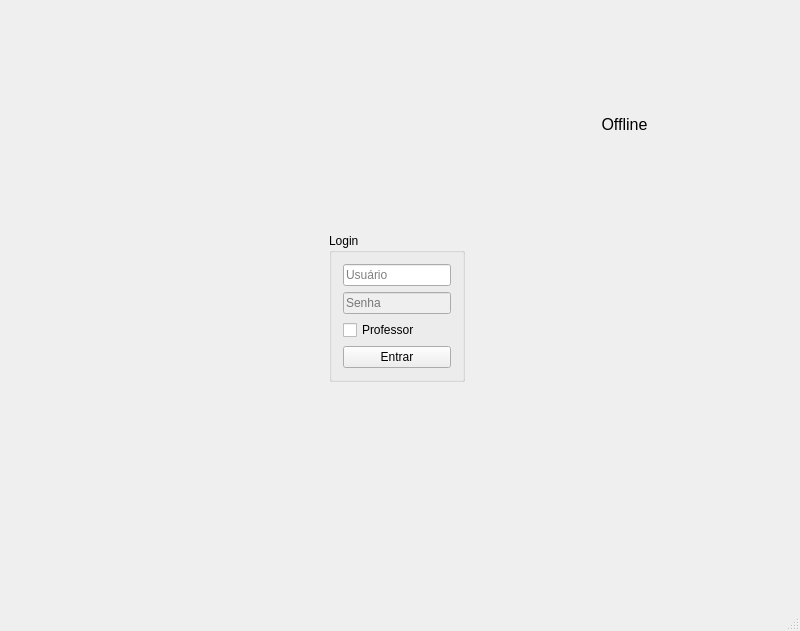
<?xml version="1.0" encoding="UTF-8"?>
<ui version="4.0">
 <class>MainWindow</class>
 <widget class="QMainWindow" name="MainWindow">
  <property name="windowModality">
   <enum>Qt::NonModal</enum>
  </property>
  <property name="enabled">
   <bool>true</bool>
  </property>
  <property name="geometry">
   <rect>
    <x>0</x>
    <y>0</y>
    <width>800</width>
    <height>600</height>
   </rect>
  </property>
  <property name="sizePolicy">
   <sizepolicy hsizetype="Preferred" vsizetype="Preferred">
    <horstretch>0</horstretch>
    <verstretch>0</verstretch>
   </sizepolicy>
  </property>
  <property name="maximumSize">
   <size>
    <width>1920</width>
    <height>1080</height>
   </size>
  </property>
  <property name="windowTitle">
   <string>Claudio</string>
  </property>
  <widget class="QWidget" name="wgt_centralWidget">
   <layout class="QGridLayout" name="gridLayout_11">
    <item row="0" column="0">
     <widget class="QStackedWidget" name="stw_mainInterface">
      <property name="frameShape">
       <enum>QFrame::NoFrame</enum>
      </property>
      <property name="currentIndex">
       <number>0</number>
      </property>
      <widget class="QWidget" name="wgt_login">
       <layout class="QGridLayout" name="gridLayout">
        <item row="3" column="0">
         <spacer name="horizontalSpacer">
          <property name="orientation">
           <enum>Qt::Horizontal</enum>
          </property>
          <property name="sizeHint" stdset="0">
           <size>
            <width>40</width>
            <height>20</height>
           </size>
          </property>
         </spacer>
        </item>
        <item row="0" column="1">
         <spacer name="verticalSpacer">
          <property name="orientation">
           <enum>Qt::Vertical</enum>
          </property>
          <property name="sizeHint" stdset="0">
           <size>
            <width>20</width>
            <height>40</height>
           </size>
          </property>
         </spacer>
        </item>
        <item row="3" column="1">
         <widget class="QGroupBox" name="gbx_login">
          <property name="sizePolicy">
           <sizepolicy hsizetype="Fixed" vsizetype="Fixed">
            <horstretch>0</horstretch>
            <verstretch>0</verstretch>
           </sizepolicy>
          </property>
          <property name="title">
           <string>Login</string>
          </property>
          <layout class="QVBoxLayout" name="verticalLayout">
           <item>
            <widget class="QLineEdit" name="lne_loginUser">
             <property name="placeholderText">
              <string>Usuário</string>
             </property>
            </widget>
           </item>
           <item>
            <widget class="QLineEdit" name="lne_loginPassword">
             <property name="enabled">
              <bool>false</bool>
             </property>
             <property name="echoMode">
              <enum>QLineEdit::Password</enum>
             </property>
             <property name="placeholderText">
              <string>Senha</string>
             </property>
            </widget>
           </item>
           <item>
            <widget class="QCheckBox" name="ckb_checkUser">
             <property name="text">
              <string>Professor</string>
             </property>
            </widget>
           </item>
           <item>
            <widget class="QPushButton" name="btn_login">
             <property name="styleSheet">
              <string notr="true"/>
             </property>
             <property name="text">
              <string>Entrar</string>
             </property>
            </widget>
           </item>
          </layout>
         </widget>
        </item>
        <item row="3" column="2">
         <spacer name="horizontalSpacer_2">
          <property name="orientation">
           <enum>Qt::Horizontal</enum>
          </property>
          <property name="sizeHint" stdset="0">
           <size>
            <width>40</width>
            <height>20</height>
           </size>
          </property>
         </spacer>
        </item>
        <item row="4" column="1">
         <spacer name="verticalSpacer_2">
          <property name="orientation">
           <enum>Qt::Vertical</enum>
          </property>
          <property name="sizeHint" stdset="0">
           <size>
            <width>20</width>
            <height>40</height>
           </size>
          </property>
         </spacer>
        </item>
        <item row="0" column="2">
         <widget class="QLabel" name="lbl_status">
          <property name="enabled">
           <bool>true</bool>
          </property>
          <property name="font">
           <font>
            <pointsize>12</pointsize>
           </font>
          </property>
          <property name="text">
           <string>Offline</string>
          </property>
          <property name="alignment">
           <set>Qt::AlignCenter</set>
          </property>
         </widget>
        </item>
       </layout>
      </widget>
      <widget class="QWidget" name="wgt_student">
       <layout class="QGridLayout" name="gridLayout_2">
        <item row="0" column="0">
         <widget class="QTabWidget" name="tbw_student">
          <property name="currentIndex">
           <number>1</number>
          </property>
          <widget class="QWidget" name="wgt_studentProfile">
           <attribute name="title">
            <string>Perfil</string>
           </attribute>
           <widget class="QPushButton" name="btn_studentLogout">
            <property name="geometry">
             <rect>
              <x>150</x>
              <y>200</y>
              <width>80</width>
              <height>21</height>
             </rect>
            </property>
            <property name="text">
             <string>Sair</string>
            </property>
           </widget>
          </widget>
          <widget class="QWidget" name="wgt_exam">
           <attribute name="title">
            <string>Fazer Prova</string>
           </attribute>
           <widget class="QStackedWidget" name="stw_doExam">
            <property name="geometry">
             <rect>
              <x>9</x>
              <y>9</y>
              <width>741</width>
              <height>491</height>
             </rect>
            </property>
            <property name="currentIndex">
             <number>0</number>
            </property>
            <widget class="QWidget" name="wgt_enterRoom">
             <widget class="QPushButton" name="btn_enterRoom">
              <property name="geometry">
               <rect>
                <x>240</x>
                <y>100</y>
                <width>131</width>
                <height>31</height>
               </rect>
              </property>
              <property name="text">
               <string>Entrar na Sala</string>
              </property>
             </widget>
             <widget class="QLabel" name="lbl_roomPort">
              <property name="geometry">
               <rect>
                <x>10</x>
                <y>60</y>
                <width>221</width>
                <height>21</height>
               </rect>
              </property>
              <property name="text">
               <string>Insira a porta:</string>
              </property>
             </widget>
             <widget class="QLabel" name="lbl_roomHostName">
              <property name="geometry">
               <rect>
                <x>10</x>
                <y>35</y>
                <width>211</width>
                <height>21</height>
               </rect>
              </property>
              <property name="text">
               <string>Insira o endereço Host:</string>
              </property>
             </widget>
             <widget class="QLineEdit" name="txt_roomHostName">
              <property name="geometry">
               <rect>
                <x>240</x>
                <y>30</y>
                <width>201</width>
                <height>21</height>
               </rect>
              </property>
             </widget>
             <widget class="QSpinBox" name="spb_roomPort">
              <property name="geometry">
               <rect>
                <x>240</x>
                <y>60</y>
                <width>91</width>
                <height>22</height>
               </rect>
              </property>
              <property name="maximum">
               <number>999999</number>
              </property>
             </widget>
            </widget>
            <widget class="QWidget" name="wgt_waitingExam">
             <widget class="QPushButton" name="btn_startExam">
              <property name="enabled">
               <bool>false</bool>
              </property>
              <property name="geometry">
               <rect>
                <x>20</x>
                <y>60</y>
                <width>161</width>
                <height>31</height>
               </rect>
              </property>
              <property name="text">
               <string>Iniciar Prova</string>
              </property>
             </widget>
             <widget class="QLabel" name="lbl_doExamMessage">
              <property name="geometry">
               <rect>
                <x>10</x>
                <y>10</y>
                <width>221</width>
                <height>21</height>
               </rect>
              </property>
              <property name="text">
               <string>Aguardando recebimento da prova...</string>
              </property>
             </widget>
            </widget>
           </widget>
          </widget>
         </widget>
        </item>
       </layout>
      </widget>
      <widget class="QWidget" name="wgt_professor">
       <layout class="QHBoxLayout" name="horizontalLayout">
        <item>
         <widget class="QTabWidget" name="tbw_professor">
          <property name="tabShape">
           <enum>QTabWidget::Rounded</enum>
          </property>
          <property name="currentIndex">
           <number>1</number>
          </property>
          <widget class="QWidget" name="wgt_professorProfile">
           <attribute name="title">
            <string>Perfil</string>
           </attribute>
           <widget class="QGroupBox" name="gbx_professorProfile">
            <property name="geometry">
             <rect>
              <x>10</x>
              <y>10</y>
              <width>151</width>
              <height>221</height>
             </rect>
            </property>
            <property name="title">
             <string>GroupBox</string>
            </property>
            <layout class="QVBoxLayout" name="verticalLayout_6">
             <item>
              <widget class="QLabel" name="lbl_professorImage">
               <property name="sizePolicy">
                <sizepolicy hsizetype="Fixed" vsizetype="Fixed">
                 <horstretch>0</horstretch>
                 <verstretch>0</verstretch>
                </sizepolicy>
               </property>
               <property name="minimumSize">
                <size>
                 <width>128</width>
                 <height>128</height>
                </size>
               </property>
               <property name="layoutDirection">
                <enum>Qt::LeftToRight</enum>
               </property>
               <property name="styleSheet">
                <string notr="true">QLabel{
border-image: url(:/images/foto_login.png);
}</string>
               </property>
               <property name="text">
                <string/>
               </property>
               <property name="alignment">
                <set>Qt::AlignCenter</set>
               </property>
              </widget>
             </item>
             <item>
              <widget class="QLabel" name="lbl_professorName">
               <property name="text">
                <string>Nome do Professor</string>
               </property>
               <property name="alignment">
                <set>Qt::AlignCenter</set>
               </property>
               <property name="textInteractionFlags">
                <set>Qt::NoTextInteraction</set>
               </property>
              </widget>
             </item>
             <item>
              <widget class="QPushButton" name="btn_professorLogout">
               <property name="text">
                <string>Logout</string>
               </property>
              </widget>
             </item>
            </layout>
           </widget>
          </widget>
          <widget class="QWidget" name="wgt_editExam">
           <attribute name="title">
            <string>Criar Prova</string>
           </attribute>
           <layout class="QGridLayout" name="gridLayout_4">
            <item row="9" column="1" colspan="2">
             <widget class="QGroupBox" name="gbx_answer">
              <property name="enabled">
               <bool>true</bool>
              </property>
              <property name="sizePolicy">
               <sizepolicy hsizetype="Preferred" vsizetype="Preferred">
                <horstretch>0</horstretch>
                <verstretch>0</verstretch>
               </sizepolicy>
              </property>
              <property name="title">
               <string>Gabarito</string>
              </property>
              <layout class="QVBoxLayout" name="verticalLayout_11">
               <item>
                <widget class="QStackedWidget" name="stw_answers">
                 <property name="enabled">
                  <bool>false</bool>
                 </property>
                 <property name="currentIndex">
                  <number>0</number>
                 </property>
                 <widget class="QWidget" name="wgt_setProgrammingAnswer">
                  <layout class="QGridLayout" name="gridLayout_5">
                   <item row="0" column="1">
                    <widget class="QSpinBox" name="spb_compilationAmount">
                     <property name="minimumSize">
                      <size>
                       <width>0</width>
                       <height>0</height>
                      </size>
                     </property>
                    </widget>
                   </item>
                   <item row="0" column="0" alignment="Qt::AlignHCenter">
                    <widget class="QLabel" name="lbl_compilationAmount">
                     <property name="maximumSize">
                      <size>
                       <width>130</width>
                       <height>16777215</height>
                      </size>
                     </property>
                     <property name="layoutDirection">
                      <enum>Qt::LeftToRight</enum>
                     </property>
                     <property name="text">
                      <string>Número de compilações:</string>
                     </property>
                     <property name="alignment">
                      <set>Qt::AlignCenter</set>
                     </property>
                     <property name="buddy">
                      <cstring>spb_compilationAmount</cstring>
                     </property>
                    </widget>
                   </item>
                   <item row="3" column="0" colspan="2">
                    <widget class="QPushButton" name="btn_addTest">
                     <property name="text">
                      <string>Adicionar Teste</string>
                     </property>
                    </widget>
                   </item>
                   <item row="2" column="0">
                    <widget class="QListWidget" name="ltw_compilationInput"/>
                   </item>
                   <item row="2" column="1">
                    <widget class="QListWidget" name="ltw_compilationOutput"/>
                   </item>
                   <item row="4" column="0" colspan="2">
                    <widget class="QPushButton" name="btn_removeTest">
                     <property name="text">
                      <string>Remover Teste</string>
                     </property>
                    </widget>
                   </item>
                   <item row="1" column="0" alignment="Qt::AlignHCenter">
                    <widget class="QLabel" name="lbl_compilationInput">
                     <property name="text">
                      <string>INPUT</string>
                     </property>
                    </widget>
                   </item>
                   <item row="1" column="1" alignment="Qt::AlignHCenter">
                    <widget class="QLabel" name="lbl_compilationOutput">
                     <property name="text">
                      <string>OUTPUT</string>
                     </property>
                    </widget>
                   </item>
                  </layout>
                 </widget>
                 <widget class="QWidget" name="wgt_multipleChoiceAnswer">
                  <layout class="QVBoxLayout" name="verticalLayout_9">
                   <item>
                    <widget class="QListWidget" name="ltw_multipleChoiceAlternatives">
                     <property name="alternatingRowColors">
                      <bool>true</bool>
                     </property>
                     <property name="viewMode">
                      <enum>QListView::ListMode</enum>
                     </property>
                     <property name="selectionRectVisible">
                      <bool>false</bool>
                     </property>
                    </widget>
                   </item>
                   <item>
                    <widget class="QPushButton" name="btn_addAlternative">
                     <property name="text">
                      <string>Adicionar Alternativa</string>
                     </property>
                    </widget>
                   </item>
                   <item>
                    <widget class="QPushButton" name="btn_removeAlternative">
                     <property name="text">
                      <string>Remover Alternativa</string>
                     </property>
                    </widget>
                   </item>
                  </layout>
                 </widget>
                 <widget class="QWidget" name="wgt_discursiveAnswer">
                  <layout class="QVBoxLayout" name="verticalLayout_10">
                   <item>
                    <widget class="QTextEdit" name="txe_discursiveAnswer">
                     <property name="readOnly">
                      <bool>false</bool>
                     </property>
                     <property name="html">
                      <string>&lt;!DOCTYPE HTML PUBLIC &quot;-//W3C//DTD HTML 4.0//EN&quot; &quot;http://www.w3.org/TR/REC-html40/strict.dtd&quot;&gt;
&lt;html&gt;&lt;head&gt;&lt;meta name=&quot;qrichtext&quot; content=&quot;1&quot; /&gt;&lt;style type=&quot;text/css&quot;&gt;
p, li { white-space: pre-wrap; }
&lt;/style&gt;&lt;/head&gt;&lt;body style=&quot; font-family:'MS Shell Dlg 2'; font-size:8.25pt; font-weight:400; font-style:normal;&quot;&gt;
&lt;p style=&quot;-qt-paragraph-type:empty; margin-top:0px; margin-bottom:0px; margin-left:0px; margin-right:0px; -qt-block-indent:0; text-indent:0px;&quot;&gt;&lt;br /&gt;&lt;/p&gt;&lt;/body&gt;&lt;/html&gt;</string>
                     </property>
                    </widget>
                   </item>
                  </layout>
                 </widget>
                </widget>
               </item>
              </layout>
             </widget>
            </item>
            <item row="5" column="1" colspan="2">
             <widget class="QGroupBox" name="gbx_setQuestionDescription">
              <property name="title">
               <string>Enunciado</string>
              </property>
              <layout class="QVBoxLayout" name="verticalLayout_4">
               <item>
                <widget class="QTextEdit" name="txe_setQuestionDescription">
                 <property name="readOnly">
                  <bool>true</bool>
                 </property>
                </widget>
               </item>
              </layout>
             </widget>
            </item>
            <item row="0" column="0" rowspan="10">
             <widget class="QGroupBox" name="gbx_createExam">
              <property name="maximumSize">
               <size>
                <width>400</width>
                <height>16777215</height>
               </size>
              </property>
              <property name="title">
               <string>Questões</string>
              </property>
              <layout class="QGridLayout" name="gridLayout_3">
               <item row="1" column="1" colspan="2">
                <widget class="QPushButton" name="btn_addToDb">
                 <property name="text">
                  <string>Adicionar questão no banco de dados</string>
                 </property>
                </widget>
               </item>
               <item row="2" column="1" colspan="2">
                <widget class="QPushButton" name="btn_searchOnDb">
                 <property name="acceptDrops">
                  <bool>false</bool>
                 </property>
                 <property name="layoutDirection">
                  <enum>Qt::LeftToRight</enum>
                 </property>
                 <property name="text">
                  <string>Buscar questões no banco de dados</string>
                 </property>
                 <property name="checkable">
                  <bool>false</bool>
                 </property>
                 <property name="flat">
                  <bool>false</bool>
                 </property>
                </widget>
               </item>
               <item row="3" column="1" colspan="2">
                <widget class="QPushButton" name="btn_createExam">
                 <property name="text">
                  <string>Gerar Prova</string>
                 </property>
                </widget>
               </item>
               <item row="0" column="1" colspan="2">
                <widget class="QGroupBox" name="gbx_setExamQuestionsList">
                 <property name="title">
                  <string/>
                 </property>
                 <layout class="QVBoxLayout" name="verticalLayout_2">
                  <item>
                   <widget class="QListWidget" name="ltw_setExamQuestionsList">
                    <property name="alternatingRowColors">
                     <bool>true</bool>
                    </property>
                   </widget>
                  </item>
                  <item>
                   <widget class="QPushButton" name="btn_removeQuestion">
                    <property name="text">
                     <string>Remover Questão</string>
                    </property>
                   </widget>
                  </item>
                  <item>
                   <widget class="QPushButton" name="btn_addQuestion">
                    <property name="text">
                     <string>Nova Questão</string>
                    </property>
                   </widget>
                  </item>
                 </layout>
                </widget>
               </item>
              </layout>
             </widget>
            </item>
            <item row="0" column="2">
             <widget class="QComboBox" name="cbb_difficulty">
              <property name="enabled">
               <bool>false</bool>
              </property>
              <item>
               <property name="text">
                <string>Fácil</string>
               </property>
              </item>
              <item>
               <property name="text">
                <string>Médio</string>
               </property>
              </item>
              <item>
               <property name="text">
                <string>Difícil</string>
               </property>
              </item>
             </widget>
            </item>
            <item row="0" column="1">
             <widget class="QComboBox" name="cbb_type">
              <property name="enabled">
               <bool>false</bool>
              </property>
              <property name="currentIndex">
               <number>0</number>
              </property>
              <item>
               <property name="text">
                <string>Programação</string>
               </property>
              </item>
              <item>
               <property name="text">
                <string>Múltipla escolha</string>
               </property>
              </item>
              <item>
               <property name="text">
                <string>Discursiva</string>
               </property>
              </item>
             </widget>
            </item>
            <item row="4" column="1" colspan="2">
             <widget class="QGroupBox" name="gbx_setQuestionTitle">
              <property name="maximumSize">
               <size>
                <width>16777215</width>
                <height>80</height>
               </size>
              </property>
              <property name="title">
               <string>Título</string>
              </property>
              <layout class="QVBoxLayout" name="verticalLayout_5">
               <item>
                <widget class="QTextEdit" name="txe_setTitle">
                 <property name="readOnly">
                  <bool>true</bool>
                 </property>
                 <property name="html">
                  <string>&lt;!DOCTYPE HTML PUBLIC &quot;-//W3C//DTD HTML 4.0//EN&quot; &quot;http://www.w3.org/TR/REC-html40/strict.dtd&quot;&gt;
&lt;html&gt;&lt;head&gt;&lt;meta name=&quot;qrichtext&quot; content=&quot;1&quot; /&gt;&lt;style type=&quot;text/css&quot;&gt;
p, li { white-space: pre-wrap; }
&lt;/style&gt;&lt;/head&gt;&lt;body style=&quot; font-family:'MS Shell Dlg 2'; font-size:8.25pt; font-weight:400; font-style:normal;&quot;&gt;
&lt;p style=&quot;-qt-paragraph-type:empty; margin-top:0px; margin-bottom:0px; margin-left:0px; margin-right:0px; -qt-block-indent:0; text-indent:0px;&quot;&gt;&lt;br /&gt;&lt;/p&gt;&lt;/body&gt;&lt;/html&gt;</string>
                 </property>
                </widget>
               </item>
              </layout>
             </widget>
            </item>
           </layout>
           <zorder>gbx_setQuestionDescription</zorder>
           <zorder>gbx_answer</zorder>
           <zorder>gbx_createExam</zorder>
           <zorder>cbb_type</zorder>
           <zorder>gbx_setQuestionTitle</zorder>
           <zorder>cbb_difficulty</zorder>
          </widget>
          <widget class="QWidget" name="wgt_applyExam">
           <attribute name="title">
            <string>Aplicar Prova</string>
           </attribute>
           <widget class="QStackedWidget" name="stw_applyExam">
            <property name="geometry">
             <rect>
              <x>9</x>
              <y>9</y>
              <width>741</width>
              <height>501</height>
             </rect>
            </property>
            <property name="currentIndex">
             <number>0</number>
            </property>
            <widget class="QWidget" name="wgt_createRoom">
             <widget class="QLabel" name="lbl_setRoomPort">
              <property name="geometry">
               <rect>
                <x>10</x>
                <y>30</y>
                <width>131</width>
                <height>21</height>
               </rect>
              </property>
              <property name="text">
               <string>Insira a Porta:</string>
              </property>
             </widget>
             <widget class="QSpinBox" name="spb_setRoomPort">
              <property name="geometry">
               <rect>
                <x>150</x>
                <y>20</y>
                <width>81</width>
                <height>31</height>
               </rect>
              </property>
              <property name="maximum">
               <number>999999</number>
              </property>
             </widget>
             <widget class="QPushButton" name="btn_createRoom">
              <property name="geometry">
               <rect>
                <x>240</x>
                <y>20</y>
                <width>111</width>
                <height>31</height>
               </rect>
              </property>
              <property name="text">
               <string>Iniciar Sala</string>
              </property>
             </widget>
            </widget>
            <widget class="QWidget" name="wgt_room">
             <widget class="QPushButton" name="btn_setExamStarted">
              <property name="enabled">
               <bool>false</bool>
              </property>
              <property name="geometry">
               <rect>
                <x>410</x>
                <y>90</y>
                <width>111</width>
                <height>31</height>
               </rect>
              </property>
              <property name="text">
               <string>Iniciar Prova</string>
              </property>
             </widget>
             <widget class="QPushButton" name="btn_setExamFinished">
              <property name="enabled">
               <bool>false</bool>
              </property>
              <property name="geometry">
               <rect>
                <x>620</x>
                <y>90</y>
                <width>111</width>
                <height>31</height>
               </rect>
              </property>
              <property name="text">
               <string>Encerrar Prova</string>
              </property>
             </widget>
             <widget class="QPushButton" name="btn_closeRoom">
              <property name="geometry">
               <rect>
                <x>620</x>
                <y>461</y>
                <width>111</width>
                <height>31</height>
               </rect>
              </property>
              <property name="text">
               <string>Fechar Sala</string>
              </property>
             </widget>
             <widget class="QLabel" name="lbl_roomLobby">
              <property name="geometry">
               <rect>
                <x>10</x>
                <y>10</y>
                <width>91</width>
                <height>31</height>
               </rect>
              </property>
              <property name="text">
               <string>Lobby da Sala:</string>
              </property>
             </widget>
             <widget class="QListWidget" name="ltw_roomLobby">
              <property name="geometry">
               <rect>
                <x>10</x>
                <y>50</y>
                <width>381</width>
                <height>441</height>
               </rect>
              </property>
             </widget>
             <widget class="QLabel" name="lbl_setExamFileDirectory">
              <property name="geometry">
               <rect>
                <x>410</x>
                <y>10</y>
                <width>151</width>
                <height>21</height>
               </rect>
              </property>
              <property name="text">
               <string>Diretório da Prova:</string>
              </property>
             </widget>
             <widget class="QLineEdit" name="lne_examFileDirectory">
              <property name="geometry">
               <rect>
                <x>410</x>
                <y>50</y>
                <width>281</width>
                <height>31</height>
               </rect>
              </property>
             </widget>
             <widget class="QPushButton" name="btn_loadExamFile">
              <property name="geometry">
               <rect>
                <x>699</x>
                <y>50</y>
                <width>31</width>
                <height>31</height>
               </rect>
              </property>
              <property name="text">
               <string>OK</string>
              </property>
             </widget>
            </widget>
           </widget>
          </widget>
         </widget>
        </item>
       </layout>
      </widget>
      <widget class="QWidget" name="wgt_studentExam">
       <layout class="QGridLayout" name="gridLayout_12">
        <item row="1" column="1">
         <widget class="QStackedWidget" name="stw_studentAnswers">
          <property name="currentIndex">
           <number>2</number>
          </property>
          <widget class="QWidget" name="wgt_studentProgrammingAnswer">
           <layout class="QVBoxLayout" name="verticalLayout_8">
            <item>
             <widget class="QGroupBox" name="gbx_studentProgrammingAnswer">
              <property name="title">
               <string>Código</string>
              </property>
              <layout class="QGridLayout" name="gridLayout_6">
               <item row="0" column="0">
                <widget class="QTextEdit" name="txe_studentProgrammingAnswer"/>
               </item>
              </layout>
             </widget>
            </item>
            <item>
             <widget class="QGroupBox" name="gbx_compilerOutput">
              <property name="maximumSize">
               <size>
                <width>16777215</width>
                <height>120</height>
               </size>
              </property>
              <property name="title">
               <string>Output Compilador</string>
              </property>
              <layout class="QVBoxLayout" name="verticalLayout_12">
               <item>
                <widget class="QTextEdit" name="txe_compilerOutput">
                 <property name="readOnly">
                  <bool>true</bool>
                 </property>
                </widget>
               </item>
              </layout>
             </widget>
            </item>
           </layout>
          </widget>
          <widget class="QWidget" name="wgt_alternatives">
           <layout class="QHBoxLayout" name="horizontalLayout_3">
            <item>
             <widget class="QGroupBox" name="gbx_alternatives">
              <property name="title">
               <string>Resposta</string>
              </property>
             </widget>
            </item>
           </layout>
          </widget>
          <widget class="QWidget" name="wgt_studentDiscursiveAnswer">
           <layout class="QVBoxLayout" name="verticalLayout_13">
            <item>
             <widget class="QGroupBox" name="gbx_studentDiscursiveAnswer">
              <property name="title">
               <string>Resposta</string>
              </property>
              <layout class="QHBoxLayout" name="horizontalLayout_2">
               <item>
                <widget class="QPlainTextEdit" name="ptx_studentDiscursiveAnswer"/>
               </item>
              </layout>
             </widget>
            </item>
           </layout>
          </widget>
         </widget>
        </item>
        <item row="0" column="0" rowspan="3">
         <widget class="QGroupBox" name="gbx_examQuestionsList">
          <property name="title">
           <string>Questões</string>
          </property>
          <layout class="QVBoxLayout" name="verticalLayout_3">
           <item>
            <widget class="QGroupBox" name="gbx_commands">
             <property name="title">
              <string/>
             </property>
             <layout class="QGridLayout" name="gridLayout_8">
              <item row="0" column="0">
               <widget class="QPushButton" name="btn_compile">
                <property name="text">
                 <string>Compilar</string>
                </property>
               </widget>
              </item>
              <item row="0" column="1">
               <widget class="QPushButton" name="btn_run">
                <property name="text">
                 <string>Executar</string>
                </property>
               </widget>
              </item>
              <item row="2" column="0" colspan="2">
               <widget class="QListWidget" name="ltw_examQuestionsList"/>
              </item>
             </layout>
            </widget>
           </item>
           <item>
            <widget class="QPushButton" name="btn_finishExam">
             <property name="text">
              <string>Entregar Prova</string>
             </property>
            </widget>
           </item>
          </layout>
         </widget>
        </item>
        <item row="0" column="1">
         <widget class="QGroupBox" name="gbx_questionDescription">
          <property name="title">
           <string>Enunciado</string>
          </property>
          <layout class="QGridLayout" name="gridLayout_7">
           <item row="0" column="0">
            <widget class="QTextEdit" name="txe_questionDescription">
             <property name="readOnly">
              <bool>true</bool>
             </property>
            </widget>
           </item>
          </layout>
         </widget>
        </item>
       </layout>
      </widget>
      <widget class="QWidget" name="wgt_database">
       <layout class="QGridLayout" name="gridLayout_10">
        <item row="1" column="1" colspan="2">
         <widget class="QStackedWidget" name="stw_dbQuestions">
          <property name="currentIndex">
           <number>2</number>
          </property>
          <widget class="QWidget" name="wgt_dbProgrammingQuestion">
           <layout class="QGridLayout" name="gridLayout_13">
            <item row="1" column="1">
             <widget class="QLabel" name="lbl_dbCompilationInput">
              <property name="text">
               <string>INPUT</string>
              </property>
             </widget>
            </item>
            <item row="1" column="2">
             <widget class="QLabel" name="lbl_dbCompilationOutput">
              <property name="text">
               <string>OUTPUT</string>
              </property>
             </widget>
            </item>
            <item row="0" column="1">
             <widget class="QLabel" name="lbl_dbCompilationAmount">
              <property name="text">
               <string>Compilações</string>
              </property>
             </widget>
            </item>
            <item row="0" column="2">
             <widget class="QLineEdit" name="spb_dbCompilationAmount">
              <property name="readOnly">
               <bool>true</bool>
              </property>
             </widget>
            </item>
            <item row="2" column="1">
             <widget class="QListWidget" name="ltw_dbCompilationInput"/>
            </item>
            <item row="2" column="2">
             <widget class="QListWidget" name="ltw_dbCompilationOutput"/>
            </item>
           </layout>
          </widget>
          <widget class="QWidget" name="wgt_dbMultipleChoiceQuestion">
           <layout class="QHBoxLayout" name="horizontalLayout_4">
            <item>
             <widget class="QListWidget" name="ltw_dbMultipleChoiceAlternatives"/>
            </item>
           </layout>
          </widget>
          <widget class="QWidget" name="wgt_dbDiscursiveQuestion">
           <layout class="QHBoxLayout" name="horizontalLayout_5">
            <item>
             <widget class="QTextEdit" name="txe_dbDiscursiveAnswer">
              <property name="frameShape">
               <enum>QFrame::WinPanel</enum>
              </property>
              <property name="frameShadow">
               <enum>QFrame::Sunken</enum>
              </property>
             </widget>
            </item>
           </layout>
          </widget>
         </widget>
        </item>
        <item row="0" column="0" rowspan="2">
         <widget class="QGroupBox" name="gbx_database">
          <property name="title">
           <string>Busca</string>
          </property>
          <layout class="QGridLayout" name="gridLayout_9">
           <item row="1" column="2" colspan="2">
            <widget class="QComboBox" name="cbb_questionSubject">
             <property name="currentText">
              <string/>
             </property>
             <property name="insertPolicy">
              <enum>QComboBox::InsertAlphabetically</enum>
             </property>
            </widget>
           </item>
           <item row="2" column="2" colspan="2">
            <widget class="QGroupBox" name="gbx_dbQuestionList">
             <property name="title">
              <string/>
             </property>
             <property name="flat">
              <bool>false</bool>
             </property>
             <property name="checkable">
              <bool>false</bool>
             </property>
             <layout class="QVBoxLayout" name="verticalLayout_7">
              <item>
               <widget class="QComboBox" name="cbb_questionTopic"/>
              </item>
              <item>
               <widget class="QListWidget" name="ltw_dbQuestionList"/>
              </item>
             </layout>
            </widget>
           </item>
           <item row="3" column="3">
            <widget class="QPushButton" name="btn_closeDbWindow">
             <property name="text">
              <string>Voltar</string>
             </property>
            </widget>
           </item>
           <item row="3" column="2">
            <widget class="QPushButton" name="btn_addDbQuestionToExam">
             <property name="text">
              <string>Adicionar</string>
             </property>
            </widget>
           </item>
          </layout>
         </widget>
        </item>
        <item row="0" column="2">
         <widget class="QTextEdit" name="txe_dbQuestionDescription">
          <property name="frameShape">
           <enum>QFrame::WinPanel</enum>
          </property>
          <property name="frameShadow">
           <enum>QFrame::Sunken</enum>
          </property>
          <property name="readOnly">
           <bool>true</bool>
          </property>
         </widget>
        </item>
       </layout>
      </widget>
     </widget>
    </item>
   </layout>
  </widget>
  <widget class="QStatusBar" name="statusBar"/>
 </widget>
 <layoutdefault spacing="6" margin="11"/>
 <resources/>
 <connections>
  <connection>
   <sender>ckb_checkUser</sender>
   <signal>toggled(bool)</signal>
   <receiver>lne_loginPassword</receiver>
   <slot>setEnabled(bool)</slot>
   <hints>
    <hint type="sourcelabel">
     <x>416</x>
     <y>316</y>
    </hint>
    <hint type="destinationlabel">
     <x>417</x>
     <y>290</y>
    </hint>
   </hints>
  </connection>
 </connections>
</ui>
